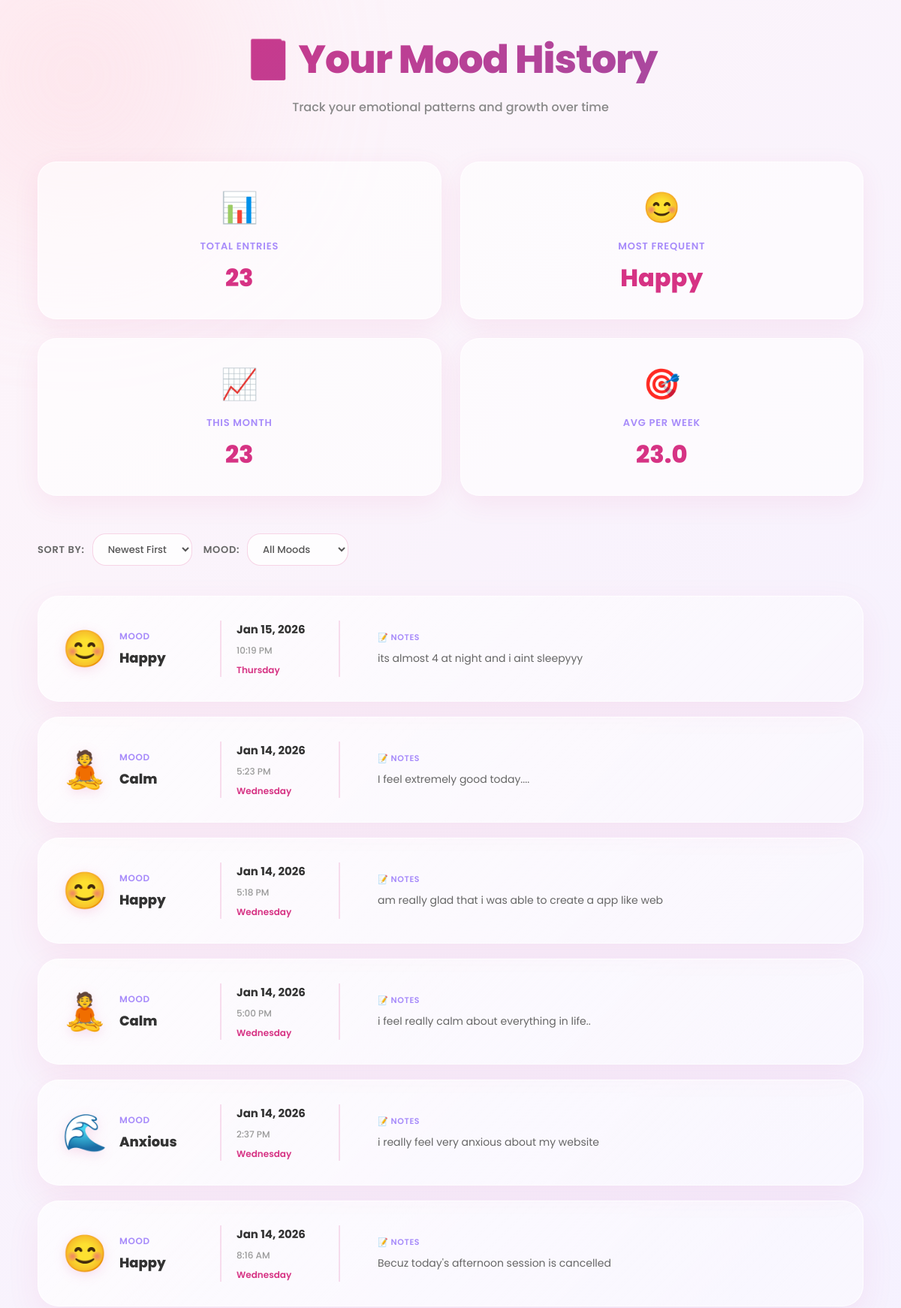
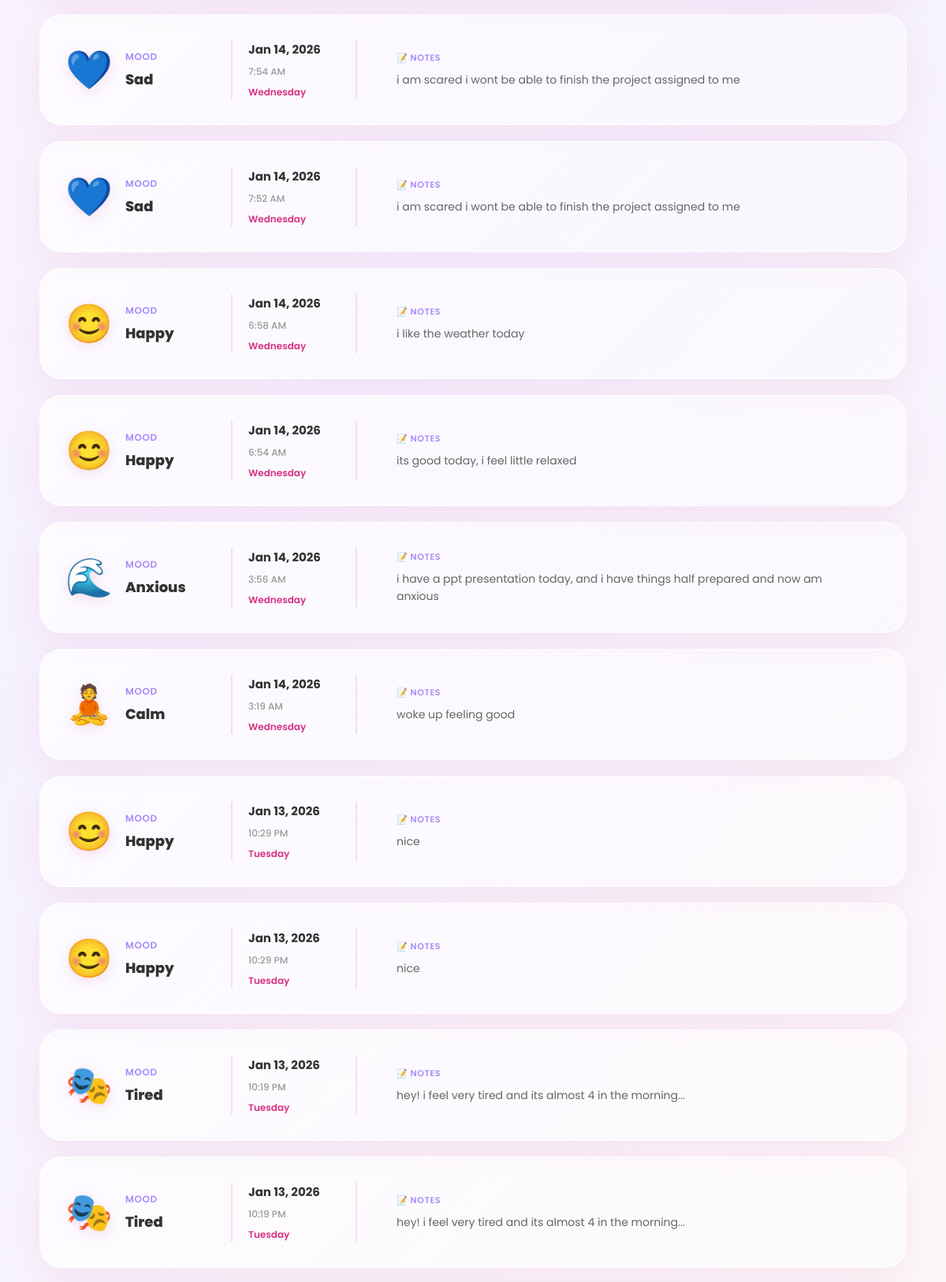
/history/ (signed in, upper part), run on the app's committed database (2 pictures, top to bottom).
### myapp/models.py (models this page shows, shortened)
class Mood(models.Model):
    MOOD_CHOICES = [
        ("happy", "Happy"),
        ("sad", "Sad"),
        ("anxious", "Anxious"),
        ("angry", "Angry"),
        ("calm", "Calm"),
        ("tired", "Tired"),
    ]
    user = models.ForeignKey(User, on_delete=models.CASCADE)
    note = models.TextField()
    mood_type = models.CharField(max_length=20, choices=MOOD_CHOICES)
    created_at = models.DateTimeField(auto_now_add=True)

### myapp/views.py (the view)
# urls.py: path('history/', mood_history, name='mood_history'),
@login_required(login_url='/login/')
def mood_history(request):
    moods = Mood.objects.filter(user=request.user).order_by('-created_at')
    sort_by = request.GET.get('sort', 'newest')
    mood_filter = request.GET.get('mood', '')
    if sort_by == 'oldest':
        moods = moods.order_by('created_at')
    else:
        moods = moods.order_by('-created_at')
    if mood_filter:
        moods = moods.filter(mood_type__iexact=mood_filter)
    total_entries = Mood.objects.filter(user=request.user).count()
    most_common_mood = 'N/A'
    if total_entries > 0:
        mood_counts = Mood.objects.filter(user=request.user).values('mood_type').annotate(count=Count('id')).order_by('-count')
        if mood_counts.exists():
            most_common_mood = mood_counts[0]['mood_type']
    current_month_start = timezone.now().replace(day=1, hour=0, minute=0, second=0, microsecond=0)
    month_entries = Mood.objects.filter(user=request.user, created_at__gte=current_month_start).count()
    seven_days_ago = timezone.now() - timedelta(days=7)
    week_entries = Mood.objects.filter(user=request.user, created_at__gte=seven_days_ago).count()
    avg_per_week = week_entries
    paginator = Paginator(moods, 20)
    page_number = request.GET.get('page', 1)
    page_obj = paginator.get_page(page_number)
    context = {
        'moods': page_obj.object_list,
        'page_obj': page_obj,
        'total_entries': total_entries,
        'most_common_mood': most_common_mood,
        'month_entries': month_entries,
        'avg_per_week': avg_per_week,
        'username': request.user.username,
        'current_sort': sort_by,
        'current_mood_filter': mood_filter,
    }
    return render(request, 'mood_history.html', context)

### templates/mood_history.html (shortened to what this page needs)
{% load static %}
<!DOCTYPE html>
<html lang="en">
<head>
</head>
<body>
    <div class="history-container">
        <div class="history-header">
            <h1>📔 Your Mood History</h1>
            <p>Track your emotional patterns and growth over time</p>
        </div>
        {% if total_entries > 0 %}
        <div class="mood-stats">
            <div class="stat-card">
                <div class="stat-icon">📊</div>
                <div class="stat-label">Total Entries</div>
                <div class="stat-value">{{ total_entries }}</div>
            </div>
            <div class="stat-card">
                <div class="stat-icon">😊</div>
                <div class="stat-label">Most Frequent</div>
                <div class="stat-value" style="text-transform: capitalize;">{{ most_common_mood }}</div>
            </div>
            <div class="stat-card">
                <div class="stat-icon">📈</div>
                <div class="stat-label">This Month</div>
                <div class="stat-value">{{ month_entries }}</div>
            </div>
            <div class="stat-card">
                <div class="stat-icon">🎯</div>
                <div class="stat-label">Avg Per Week</div>
                <div class="stat-value">{{ avg_per_week|floatformat:1 }}</div>
            </div>
        </div>
        {% endif %}
        {% if total_entries > 0 %}
        <div class="filters-section">
            <div class="filter-group">
                <label class="filter-label">Sort By:</label>
                <select class="filter-select" id="sortFilter" onchange="applySortFilter()">
                    <option value="newest">Newest First</option>
                </select>
            </div>
            <div class="filter-group">
                <label class="filter-label">Mood:</label>
                <select class="filter-select" id="moodFilter" onchange="applyMoodFilter()">
                    <option value="">All Moods</option>
                </select>
            </div>
        </div>
        {% endif %}
        {% if moods %}
        <div class="entries-container">
            {% for mood in moods %}
            <div class="mood-entry-card" data-mood="{{ mood.mood_type }}">
                <div class="entry-content">
                    <div class="entry-mood-section">
                        <span class="mood-emoji-large">
                            {% if mood.mood_type == "happy" %}😊
                            {% elif mood.mood_type == "calm" %}🧘
                            {% elif mood.mood_type == "sad" %}💙
                            {% elif mood.mood_type == "anxious" %}🌊
                            {% elif mood.mood_type == "energetic" %}⚡
                            {% elif mood.mood_type == "grateful" %}🙏
                            {% elif mood.mood_type == "focused" %}🎯
                            {% else %}🎭
                            {% endif %}
                        </span>
                        <div class="mood-info">
                            <span class="mood-label-small">Mood</span>
                            <span class="mood-type-large">{{ mood.mood_type }}</span>
                        </div>
                    </div>
                    <div class="entry-datetime">
                        <span class="entry-date-main">{{ mood.created_at|date:"M d, Y" }}</span>
                        <span class="entry-date-time">{{ mood.created_at|time:"g:i A" }}</span>
                        <span class="entry-date-day">{{ mood.created_at|date:"l" }}</span>
                    </div>
                    <div class="entry-note-section">
                        <span class="entry-note-label">📝 Notes</span>
                        <div class="entry-note-text {% if not mood.note %}empty{% endif %}">
                            {% if mood.note %}
                                {{ mood.note }}
                            {% else %}
                                No notes added
                            {% endif %}
                        </div>
                    </div>
                </div>
            </div>
            {% endfor %}
        </div>
        {% endif %}
    </div>
</body>
</html>

### data on the page
Mood: mood_type "Happy", created_at "Jan 15, 2026", created_at "10:19 PM", created_at "Thursday", note "its almost 4 at night and i aint sleepyyy"
Mood: mood_type "Calm", created_at "Jan 14, 2026", created_at "5:23 PM", created_at "Wednesday", note "I feel extremely good today...."
Mood: mood_type "Happy", created_at "Jan 14, 2026", created_at "5:18 PM", created_at "Wednesday", note "am really glad that i was able to create a app like web"
Mood: mood_type "Calm", created_at "Jan 14, 2026", created_at "5:00 PM", created_at "Wednesday", note "i feel really calm about everything in life.."
Mood: mood_type "Anxious", created_at "Jan 14, 2026", created_at "2:37 PM", created_at "Wednesday", note "i really feel very anxious about my website"
Mood: mood_type "Happy", created_at "Jan 14, 2026", created_at "8:16 AM", created_at "Wednesday", note "Becuz today's afternoon session is cancelled"
Mood: mood_type "Sad", created_at "Jan 14, 2026", created_at "7:54 AM", created_at "Wednesday", note "i am scared i wont be able to finish the project assigned to me"
Mood: mood_type "Sad", created_at "Jan 14, 2026", created_at "7:52 AM", created_at "Wednesday", note "i am scared i wont be able to finish the project assigned to me"
Mood: mood_type "Happy", created_at "Jan 14, 2026", created_at "6:58 AM", created_at "Wednesday", note "i like the weather today"
Mood: mood_type "Happy", created_at "Jan 14, 2026", created_at "6:54 AM", created_at "Wednesday", note "its good today, i feel little relaxed"
Mood: mood_type "Anxious", created_at "Jan 14, 2026", created_at "3:56 AM", created_at "Wednesday", note "i have a ppt presentation today, and i have things half prepared and now am anxious"
Mood: mood_type "Calm", created_at "Jan 14, 2026", created_at "3:19 AM", created_at "Wednesday", note "woke up feeling good"
Mood: mood_type "Happy", created_at "Jan 13, 2026", created_at "10:29 PM", created_at "Tuesday", note "nice"
Mood: mood_type "Happy", created_at "Jan 13, 2026", created_at "10:29 PM", created_at "Tuesday", note "nice"
Mood: mood_type "Tired", created_at "Jan 13, 2026", created_at "10:19 PM", created_at "Tuesday", note "hey! i feel very tired and its almost 4 in the morning..."
Mood: mood_type "Tired", created_at "Jan 13, 2026", created_at "10:19 PM", created_at "Tuesday", note "hey! i feel very tired and its almost 4 in the morning..."

### other printed values
{{ total_entries }} "23"
{{ most_common_mood }} "Happy"
{{ month_entries }} "23"
{{ avg_per_week|floatformat:1 }} "23.0"
